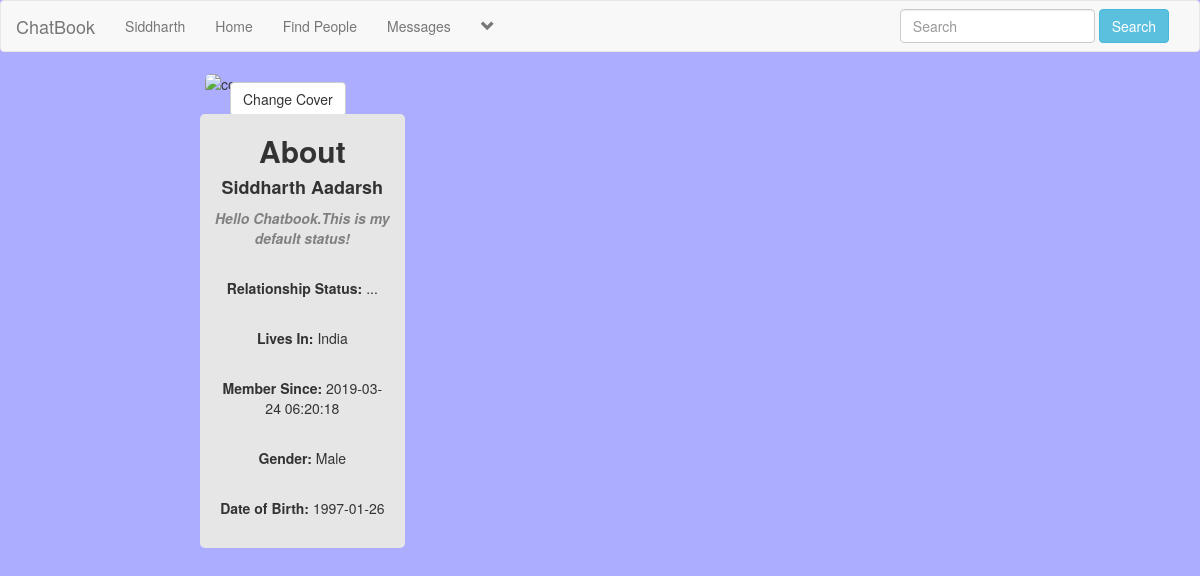
The app's page /profile.php (signed in) with its own data.
### tables this page shows
CREATE TABLE `users` (
  `user_id` int(11) NOT NULL,
  `f_name` text NOT NULL,
  `l_name` text NOT NULL,
  `user_name` text NOT NULL,
  `describe_user` varchar(255) NOT NULL,
  `Relationship` text NOT NULL,
  `user_pass` varchar(255) NOT NULL,
  `user_email` varchar(255) NOT NULL,
  `user_country` text NOT NULL,
  `user_gender` text NOT NULL,
  `user_birthday` text NOT NULL,
  `user_image` varchar(255) NOT NULL,
  `user_cover` varchar(255) NOT NULL,
  `user_reg_date` timestamp NOT NULL DEFAULT CURRENT_TIMESTAMP,
  `status` text NOT NULL,
  `posts` text NOT NULL,
  `recovery_account` varchar(255) NOT NULL
);

### profile.php (the view, shortened to what this page needs)
<!DOCTYPE html>
<?php
include("includes/header.php");
?>
<html>
<head>
	<link rel="stylesheet" href="https://maxcdn.bootstrapcdn.com/bootstrap/3.3.7/css/bootstrap.min.css">
	<link rel="stylesheet" type="text/css" href="style/home_style2.css">
</head>
<body>
<div class="row">
	<div class="col-sm-2">
	</div>
	<div class="col-sm-8">
		<?php
			echo"
			<div>
				<div><img id='cover-img' class='img-rounded' src='cover/$user_cover' alt='cover'></div>
				<form action='profile.php?u_id=$user_id' method='post' enctype='multipart/form-data'>
				<ul class='nav pull-left' style='position:absolute;top:10px;left:40px;'>
					<li class='dropdown'>
						<button class='dropdown-toggle btn btn-default' data-toggle='dropdown'>Change Cover</button>
						<div class='dropdown-menu'>
							<center>
							<p>Click <strong>Select Cover</strong> and then click the <br> <strong>Update Cover</strong></p>
							<label class='btn btn-info'> Select Cover
							<input type='file' name='u_cover' size='60' />
							</label><br><br>
							<button name='submit' class='btn btn-info'>Update Cover</button>
							</center>
						</div>
					</li>
				</ul>
				</form>
			</div>
			<div id='profile-img'>
				<img src='users/$user_image' alt='Profile' class='img-circle' width='180px' height='185px'>
				<form action='profile.php?u_id='$user_id' method='post' enctype='multipart/form-data'>
				<label id='update_profile'>Profile Image
				<input type='file' name='u_image' size='60' />
				</label><br><br>
				<button id='button_profile' name='update' class='btn btn-info'>Update Profile/Image</button>
				</form>
			</div><br>
			";
		?>
	</div>
	<div class="col-sm-2">
	</div>
</div>
<div class="row">
	<div class="col-sm-2">
	</div>
	<div class="col-sm-2" style="background-color: #e6e6e6;text-align: center;left: 0.8%;border-radius: 5px;">
		<?php
		echo"
			<center><h2><strong>About</strong></h2></center>
			<center><h4><strong>$first_name $last_name</strong></h4></center>
			<p><strong><i style='color:grey;'>$describe_user</i></strong></p><br>
			<p><strong>Relationship Status: </strong> $Relationship_status</p><br>
			<p><strong>Lives In: </strong> $user_country</p><br>
			<p><strong>Member Since: </strong> $register_date</p><br>
			<p><strong>Gender: </strong> $user_gender</p><br>
			<p><strong>Date of Birth: </strong> $user_birthday</p><br>
		";
		?>
	</div>
	<div class="col-sm-6">
	</div>
	<div class="col-sm-2">
	</div>
</div>
</body>
</html>

### includes/header.php (shortened to what this page needs)
<?php
include("includes/connection.php");
?>
<nav class="navbar navbar-default">
	<div class="container-fluid">
		<div class="navbar-header">
			<a class="navbar-brand" href="home.php">ChatBook</a>
		</div>
		<div class="collapse navbar-collapse" id="bs-example-navbar-collapse-1">
	      <ul class="nav navbar-nav">
	      	<?php
			$user = $_SESSION['user_email'];
			$get_user = "select * from users where user_email='$user'";
			$run_user = mysqli_query($con,$get_user);
			$row = mysqli_fetch_array($run_user);
			$user_id = $row['user_id'];
			$first_name = $row['f_name'];
			$last_name = $row['l_name'];
			$describe_user = $row['describe_user'];
			$Relationship_status = $row['Relationship'];
			$user_country = $row['user_country'];
			$user_gender = $row['user_gender'];
			$user_birthday = $row['user_birthday'];
			$register_date = $row['user_reg_date'];
			$user_posts = "select * from posts where user_id='$user_id'";
			$run_posts = mysqli_query($con,$user_posts);
			$posts = mysqli_num_rows($run_posts);
			?>
	        <li><a href='profile.php?<?php echo "u_id=$user_id" ?>'><?php echo "$first_name"; ?></a></li>
	       	<li><a href="home.php">Home</a></li>
			<li><a href="members.php">Find People</a></li>
			<li><a href="messages.php?u_id=new">Messages</a></li>
					<?php
						echo"
						<li class='dropdown'>
							<a href='#' class='dropdown-toggle' data-toggle='dropdown' role='button' aria-haspopup='true' aria-expanded='false'><span><i class='glyphicon glyphicon-chevron-down'></i></span></a>
							<ul class='dropdown-menu'>
								<li>
									<a href='my_post.php?u_id=$user_id'>My Posts <span class='badge badge-secondary'>$posts</span></a>
								</li>
								<li>
									<a href='edit_profile.php?u_id=$user_id'>Edit Account</a>
								</li>
								<li role='separator' class='divider'></li>
								<li>
									<a href='logout.php'>Logout</a>
								</li>
							</ul>
						</li>
						";
					?>
			</ul>
			<ul class="nav navbar-nav navbar-right">
				<li class="dropdown">
					<form class="navbar-form navbar-left" method="get" action="results.php">
						<div class="form-group">
							<input type="text" class="form-control" name="user_query" placeholder="Search">
						</div>
						<button type="submit" class="btn btn-info" name="search">Search</button>
					</form>
				</li>
			</ul>
		</div>
	</div>
</nav>

### style/home_style2.css (style rules this page uses)
body { overflow-x: hidden; background-color: #adadff; }
label { padding: 7px; display: table; color: #fff; }

### profile.php (style rules this page uses)
#profile-img { position: absolute; top: 160px; left: 40px; }
#update_profile { position: relative; top: -33px; cursor: pointer; left: 93px; border-radius: 4px; background-color: rgba(0,0,0,0.1); transform: translate(-50%, -50%); }
#button_profile { position: absolute; top: 82%; left: 50%; cursor: pointer; transform: translate(-50%, -50%); }

### records on screen
users: f_name "Siddharth", l_name "Aadarsh", describe_user "Hello Chatbook.This is my default status!", Relationship "...", user_country "India", user_reg_date "2019-03-24 06:20:18", user_gender "Male", user_birthday "1997-01-26"
